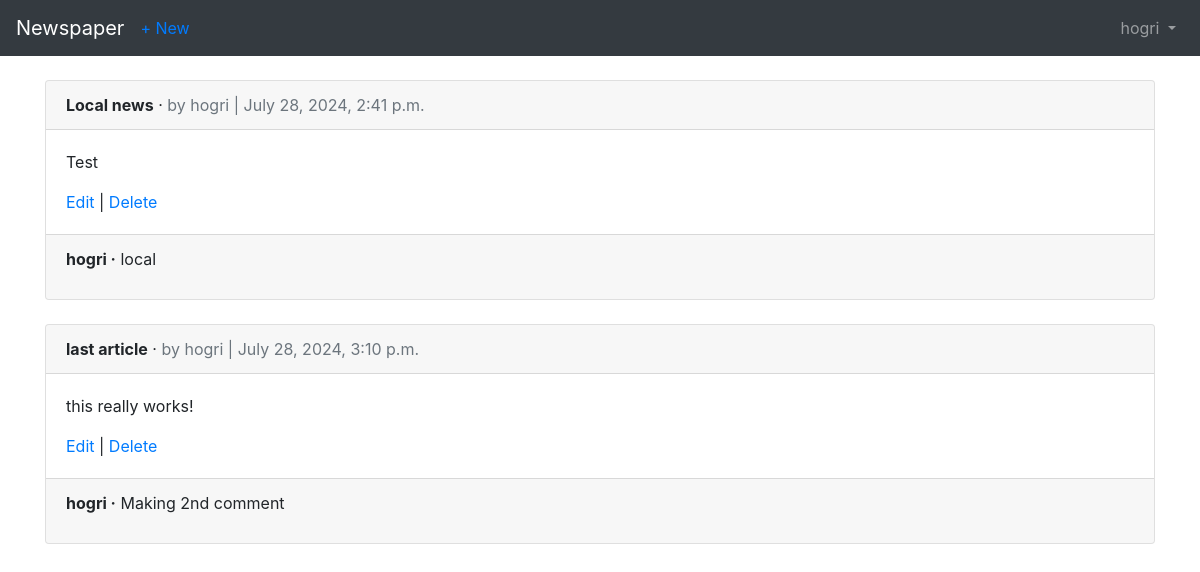
The page /articles/ (signed in) on the database its author committed.
### users/models.py (models this page shows)
class CustomUser(AbstractUser):
    age = models.PositiveIntegerField(null=True, blank=True)

### articles/models.py (models this page shows, shortened)
class Article(models.Model):
    title = models.CharField(max_length=255)
    body = models.TextField()
    date = models.DateTimeField(auto_now_add=True)
    author = models.ForeignKey(
    get_user_model(),
    on_delete=models.CASCADE,
    )

class Comment(models.Model): # new
    article = models.ForeignKey(Article, on_delete=models.CASCADE, related_name='comments',)
    comment = models.CharField(max_length=140)
    author = models.ForeignKey(
    get_user_model(),
    on_delete=models.CASCADE,
    )
    def __str__(self):
        return self.comment

### articles/views.py (the view)
# urls.py: path('', ArticleListView.as_view(), name='article_list'),
class ArticleListView(LoginRequiredMixin,ListView):
    model = Article
    template_name = 'article_list.html'
    login_url = 'login' # new

### users/templates/article_list.html (shortened to what this page needs)
{% extends 'base.html' %}
{% block content %}
{% for article in object_list %}
<div class="card">
<div class="card-header">
<span class="font-weight-bold">{{ article.title }}</span> &middot;
<span class="text-muted">by {{ article.author }} |
{{ article.date }}</span>
</div>
<div class="card-body">
<p>{{ article.body }}</p>
<a href="{% url 'article_edit' article.pk %}">Edit</a> |
<a href="{% url 'article_delete' article.pk %}">Delete</a>
</div>
<div class="card-footer">
{% for comment in article.comments.all %}
<p>
<span class="font-weight-bold">{{ comment.author }} &middot;</span>
{{ comment }}
</p>
{% endfor %}
</div>
</div>
<br />
{% endfor %}
{% endblock content %}

### users/templates/base.html (shortened to what this page needs)
<!doctype html>
<html lang="en">
<head>
<link rel="stylesheet" href="https://cdn.jsdelivr.net/npm/bootstrap@4.1.3/dist/css/bootstrap.min.css">
</head>
<body>
<nav class="navbar navbar-expand-md navbar-dark bg-dark mb-4">
<a class="navbar-brand" href="{% url 'home' %}">Newspaper</a>
{% if user.is_authenticated %}
<ul class="navbar-nav mr-auto">
<li class="nav-item"><a href="{% url 'article_new' %}">+ New</a></li>
</ul>
{% endif %}
<div class="collapse navbar-collapse" id="navbarCollapse">
{% if user.is_authenticated %}
<ul class="navbar-nav ml-auto">
<li class="nav-item">
<a class="nav-link dropdown-toggle" href="#" id="userMenu"
data-toggle="dropdown" aria-haspopup="true"
aria-expanded="false">
{{ user.username }}
</a>
</li>
</ul>
{% endif %}
</div>
</nav>
<div class="container">
{% block content %}
{% endblock content %}
</div>
</body>
</html>

### rows shown on the page
CustomUser: username "hogri"
Article: title "Local news", author "hogri", date "July 28, 2024, 2:41 p.m.", body "Test"
Comment: author "hogri", comment "local"
Article: title "last article", author "hogri", date "July 28, 2024, 3:10 p.m.", body "this really works!"
Comment: author "hogri", comment "Making 2nd comment"
